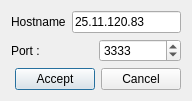
<?xml version="1.0" encoding="UTF-8"?>
<ui version="4.0">
 <class>EncMessengerConnectionDialog</class>
 <widget class="QDialog" name="EncMessengerConnectionDialog">
  <property name="geometry">
   <rect>
    <x>0</x>
    <y>0</y>
    <width>192</width>
    <height>100</height>
   </rect>
  </property>
  <property name="windowTitle">
   <string>Dialog</string>
  </property>
  <layout class="QGridLayout" name="gridLayout">
   <item row="0" column="0" colspan="2">
    <layout class="QHBoxLayout" name="horizontalLayout">
     <item>
      <widget class="QLabel" name="label">
       <property name="text">
        <string>Hostname</string>
       </property>
      </widget>
     </item>
     <item>
      <widget class="QLineEdit" name="Hostname">
       <property name="text">
        <string>25.11.120.83</string>
       </property>
      </widget>
     </item>
    </layout>
   </item>
   <item row="1" column="0">
    <widget class="QLabel" name="label_2">
     <property name="text">
      <string>Port :</string>
     </property>
    </widget>
   </item>
   <item row="1" column="1">
    <widget class="QSpinBox" name="port">
     <property name="maximum">
      <number>9999</number>
     </property>
     <property name="value">
      <number>3333</number>
     </property>
    </widget>
   </item>
   <item row="2" column="0" colspan="2">
    <layout class="QHBoxLayout" name="horizontalLayout_3">
     <item>
      <spacer name="horizontalSpacer">
       <property name="orientation">
        <enum>Qt::Horizontal</enum>
       </property>
       <property name="sizeHint" stdset="0">
        <size>
         <width>40</width>
         <height>20</height>
        </size>
       </property>
      </spacer>
     </item>
     <item>
      <widget class="QPushButton" name="Okbut">
       <property name="text">
        <string>Accept</string>
       </property>
      </widget>
     </item>
     <item>
      <widget class="QPushButton" name="Cancelbut">
       <property name="text">
        <string>Cancel</string>
       </property>
      </widget>
     </item>
    </layout>
   </item>
  </layout>
 </widget>
 <resources/>
 <connections/>
</ui>
